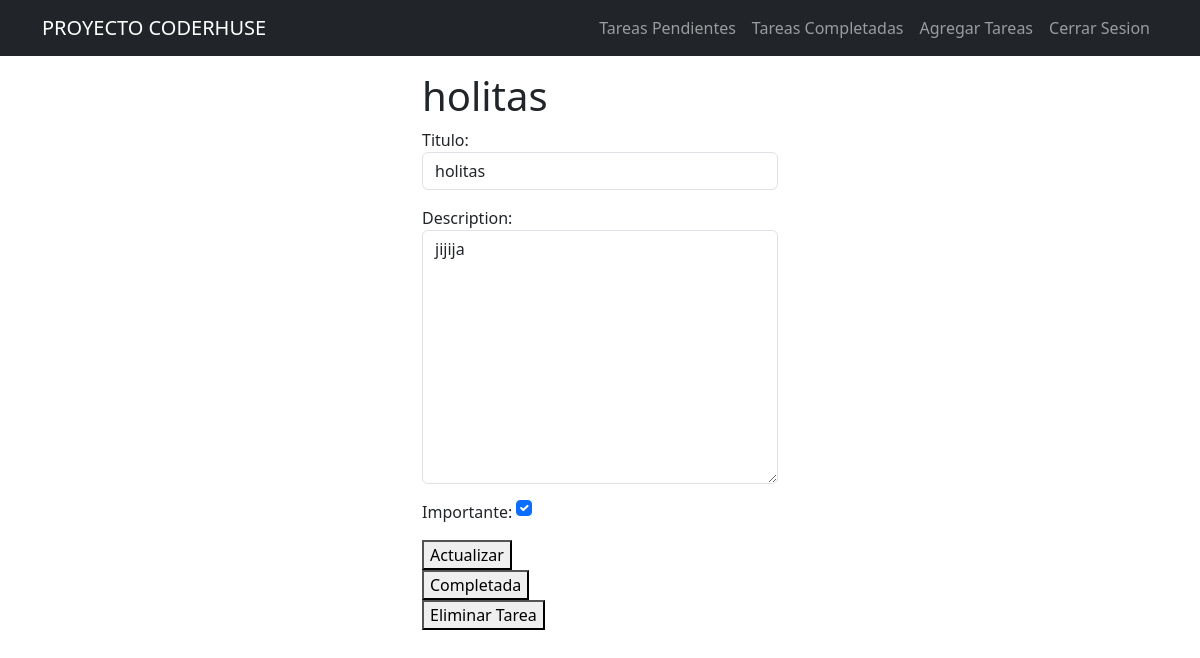
/tasks/5/ (signed in), run on the app's committed database.
### tasks/models.py (models this page shows, shortened)
class task(models.Model):
    titulo = models.CharField(max_length=100)
    description = models.TextField(blank=True)
    creacion = models.DateTimeField(auto_now_add=True)
    dia_completado = models.DateTimeField(null=True, blank= True)
    importante = models.BooleanField(default=False)
    user = models.ForeignKey(User, on_delete=models.CASCADE)

### tasks/views.py (the view, shortened to what this page needs)
# urls.py: path('tasks/<int:task_id>/', views.task_detail, name='task_detail'),
@login_required
def task_detail(request, task_id):
    if request.method == 'GET':
        tarea_encontrada = get_object_or_404(task, pk=task_id)
        form = taskForm(instance=tarea_encontrada)
        return render(request, 'task_detail.html', {'task': tarea_encontrada, 'form': form})

### tasks/forms.py
class taskForm(forms.ModelForm):
    class Meta:
        model = task
        fields = ['titulo', 'description', 'importante']
        widgets = {
            'titulo': forms.TextInput(attrs={'class': 'form-control', 'placeholder': 'Escribir titulo'}),
            'description': forms.Textarea(attrs={'class': 'form-control', 'placeholder': 'Escribir Descripcion'}),
            'importante': forms.CheckboxInput(attrs={'class': 'form-check-input m-auto'}),
        }

### tasks/templates/task_detail.html (shortened to what this page needs)
{% extends 'base.html' %}
{% block content %}
<main class="container">
    <div class="row">
        <div class="col-md-4 offset-md-4">
            <h1>{{ task.titulo }}</h1>
            <form method="POST">
                {{ form.as_p }}
                <button>
                   Actualizar
                </button>
            </form>
            <div>
                <form action="{% url 'complete_task' task.id %}" method="POST">
                    <button>
                        Completada
                    </button>
                </form>
                <form action="{% url 'delete_task' task.id %}" method="POST">
                    <button>
                        Eliminar Tarea
                    </button>
                </form>
            </div>
        </div>
    </div>
</main>
{% endblock %}

### data on the page
task: titulo "holitas", description "jijija", importante "☑"
